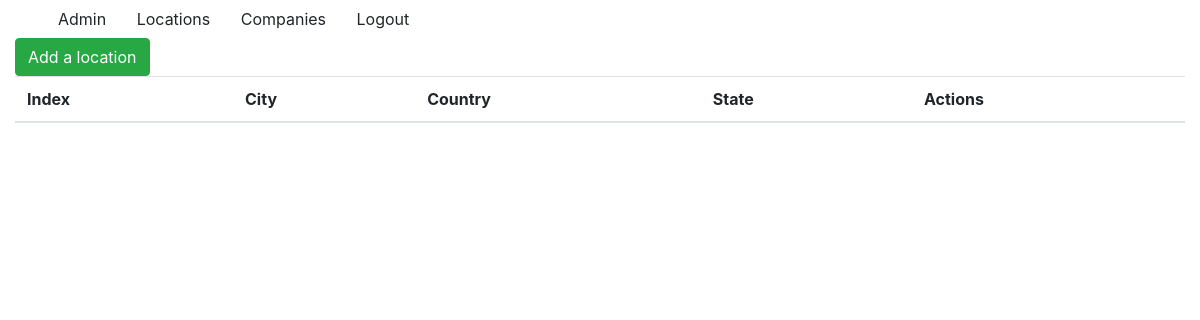
/locations/ (signed in), run on an earlier commit of the app's database.
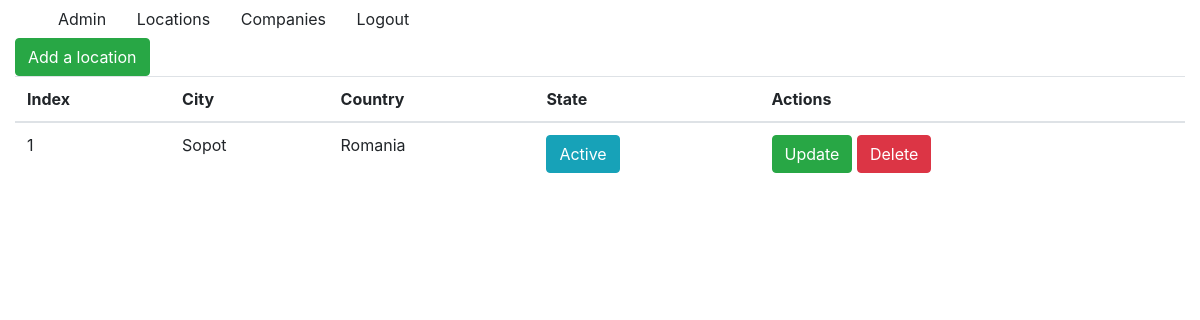
And on a later commit of the database.
### app_1/models.py (models this page shows, shortened)
class Locations(models.Model):
    city = models.CharField(max_length=100)
    country = models.CharField(max_length=150)
    active = models.BooleanField(default=1)

### app_1/views.py (the view)
# urls.py: path('', views.LocationsView.as_view(), name='locations_list'),
class LocationsView(LoginRequiredMixin, ListView):
    model = Locations
    template_name = 'app_1/locations_index.html'

### templates/app_1/locations_index.html
{% extends 'base.html' %}
{% block content %}
    <a class="btn btn-success" href="{% url 'locations:add' %}">Add a location</a>
    <table class="table">
        <thead>
            <tr>
                <th>Index</th>
                <th>City</th>
                <th>Country</th>
                <th>State</th>
                <th>Actions</th>
            </tr>
        </thead>
        <tbody>
            {% for item in locations_list %}
                <tr>
                    <td>{{ forloop.counter }}</td>
                    <td>{{ item.city }}</td>
                    <td>{{ item.country }}</td>
                    <td>
                        {% if item.active == 1 %}
                            <span class="btn btn-info">Active</span>
                        {% else %}
                            <span class="btn btn-info">Inactive</span>
                        {% endif %}
                    </td>
                    <td>
                        <a class="btn btn-success" href="{% url 'locations:update' item.id %}">Update</a>
                        {% if item.active == 1 %}
                        <a class="btn btn-danger" href="{% url 'locations:delete' item.id %}">Delete</a>
                        {% else %}
                        <a class="btn btn-info" href="{% url 'locations:activate' item.id %}">Activate</a>
                        {% endif %}
                    </td>
                </tr>
            {% endfor %}
        </tbody>
    </table>
{% endblock %}

What changed in the data, as far as the page shows it:
added Locations: city "Sopot", country "Romania", active "Active"
